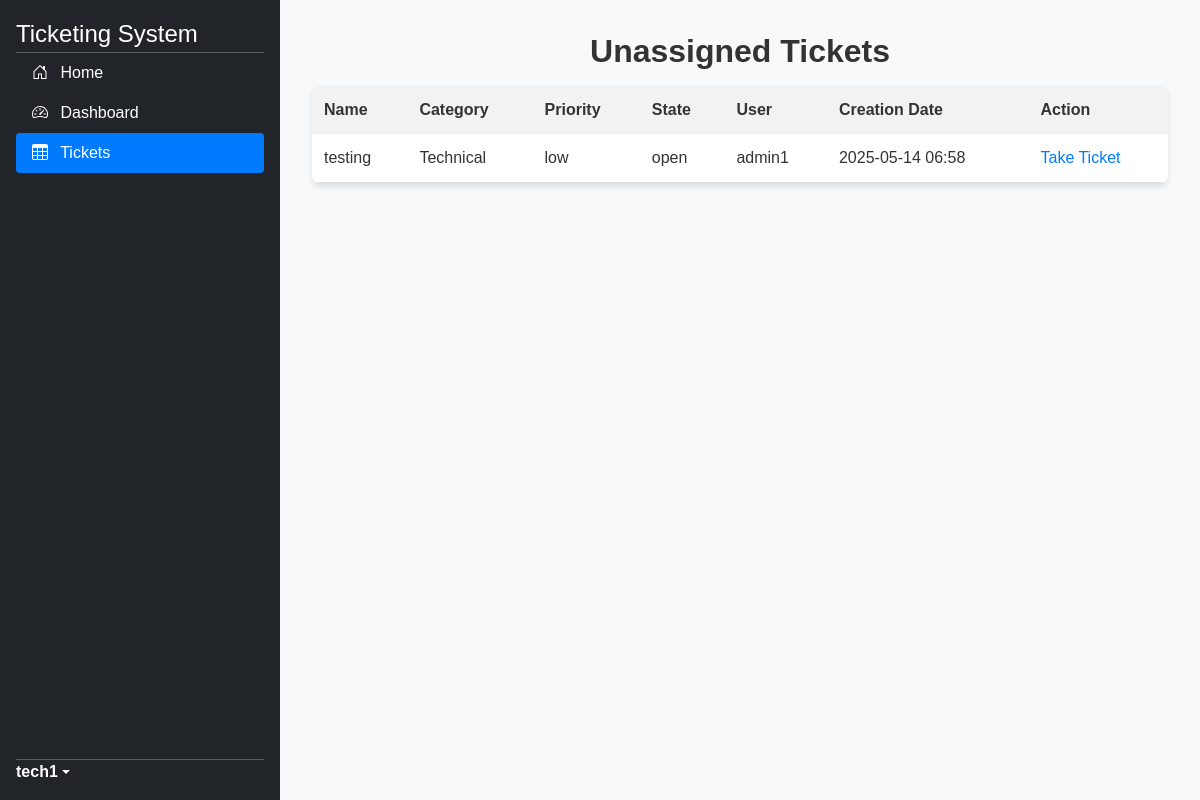
The app's page /tickets/assign/ (signed in), older data.
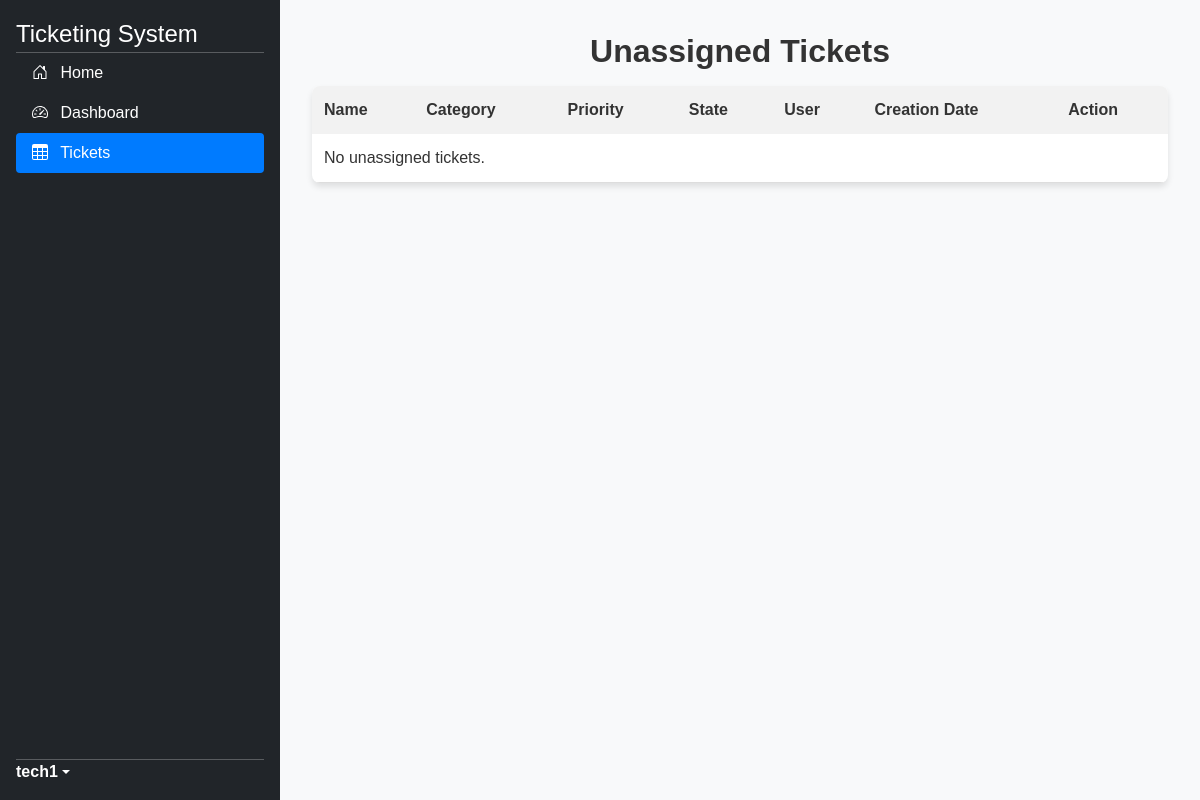
The same page, newer data.
### website/models.py (models this page shows, shortened)
class Ticket(models.Model):
    PRIORITY_CHOICES = (
        ('low', 'Low'),
        ('medium', 'Medium'),
        ('high', 'High'),
    )
    STATE_CHOICES = (
        ('open', 'Open'),
        ('in_progress', 'In Progress'),
        ('closed', 'Closed'),
    )
    name = models.CharField(max_length=100)
    description = models.TextField()
    category = models.ForeignKey(Category, on_delete=models.CASCADE)
    priority = models.CharField(max_length=100, choices=PRIORITY_CHOICES, default='low')
    state = models.CharField(max_length=100, choices=STATE_CHOICES, default='open')
    user = models.ForeignKey(settings.AUTH_USER_MODEL, on_delete=models.CASCADE, related_name='tickets')
    assigned_agent = models.ForeignKey(settings.AUTH_USER_MODEL, on_delete=models.CASCADE, null=True, blank=True)
    creation_date = models.DateTimeField(auto_now_add=True)
    resolution_date = models.DateTimeField(null=True, blank=True)

class Category(models.Model):
    name = models.CharField(max_length=100)

class CustomUser(AbstractUser):
    phone_regex = RegexValidator(
        regex=r'^\+?1?\d{9,15}$',
        message="Phone number must be entered in the format: '+999999999'. Up to 15 digits allowed."
    )
    phone_number = models.CharField(
        max_length=17,
        validators=[phone_regex],
        blank=False,
        null=False,
        unique=True
    )

### website/views.py (the view)
# urls.py: path('tickets/assign/', views.assign_tickets, name='assign_tickets'),
@login_required
def assign_tickets(request):
    if not request.user.is_staff:
        messages.error(request, "Only agents can access this page.")
        return redirect('ticket_list')
    tickets = Ticket.objects.filter(assigned_agent__isnull=True)
    return render(request, 'assign_tickets.html', {'tickets': tickets})

### website/templates/assign_tickets.html (shortened to what this page needs)
{% load static %}
<!DOCTYPE html>
<html lang="en">
<head>
    {% load bootstrap5 %}
    {% bootstrap_css %}
    <link href="https://cdn.jsdelivr.net/npm/tailwindcss@2.2.19/dist/tailwind.min.css" rel="stylesheet">
    <link rel="stylesheet" href="{% static 'css/global.css' %}">
    <link rel="stylesheet" href="{% static 'css/assign_tickets.css' %}">
</head>
<body>
    <main>
        <div class="d-flex flex-column flex-shrink-0 p-3 text-white bg-dark sidebar">
            <a href="{% url 'home' %}" class="d-flex align-items-center mb-3 mb-md-0 me-md-auto text-white text-decoration-none">
                <span class="fs-4">Ticketing System</span>
            </a>
            <hr>
            <ul class="nav nav-pills flex-column mb-auto">
                <li class="nav-item">
                    <a href="{% url 'home' %}" class="nav-link text-white">
                        <svg class="bi me-2" width="16" height="16"><use xlink:href="#home"/></svg>
                        Home
                    </a>
                </li>
                <li>
                    <a href="{% url 'dashboard' %}" class="nav-link text-white">
                        <svg class="bi me-2" width="16" height="16"><use xlink:href="#speedometer2"/></svg>
                        Dashboard
                    </a>
                </li>
                <li>
                    <a href="{% url 'my_tickets' %}" class="nav-link active" aria-current="page">
                        <svg class="bi me-2" width="16" height="16"><use xlink:href="#table"/></svg>
                        Tickets
                    </a>
                </li>
            </ul>
            <hr>
            {% if user.is_authenticated %}
            <div class="dropdown">
                <a href="#" class="d-flex align-items-center text-white text-decoration-none dropdown-toggle" id="dropdownUser1" data-bs-toggle="dropdown" aria-expanded="false">
                    <strong>{{ user.username }}</strong>
                </a>
            </div>
            {% endif %}
        </div>
        <div class="content">
            <h2 class="page-header">Unassigned Tickets</h2>
            <div class="ticket-table">
                <table>
                    <thead>
                        <tr>
                            <th>Name</th>
                            <th>Category</th>
                            <th>Priority</th>
                            <th>State</th>
                            <th>User</th>
                            <th>Creation Date</th>
                            <th>Action</th>
                        </tr>
                    </thead>
                    <tbody>
                        {% for ticket in tickets %}
                        <tr>
                            <td>{{ ticket.name }}</td>
                            <td>{{ ticket.category.name }}</td>
                            <td>{{ ticket.priority }}</td>
                            <td>{{ ticket.state }}</td>
                            <td>{{ ticket.user.username }}</td>
                            <td>{{ ticket.creation_date|date:"Y-m-d H:i" }}</td>
                            <td><a href="{% url 'assign_ticket' ticket.id %}">Take Ticket</a></td>
                        </tr>
                        {% empty %}
                        <tr>
                            <td colspan="7">No unassigned tickets.</td>
                        </tr>
                        {% endfor %}
                    </tbody>
                </table>
            </div>
        </div>
    </main>
</body>
</html>

Row changes from the older to the newer data that the page shows:
no longer on this page (row edited): Ticket: name "testing", category.name "Technical", priority "low", state "open", user.username "admin1", creation_date "2025-05-14 06:58"
Text that changed along with them:
text now shown: "No unassigned tickets."
